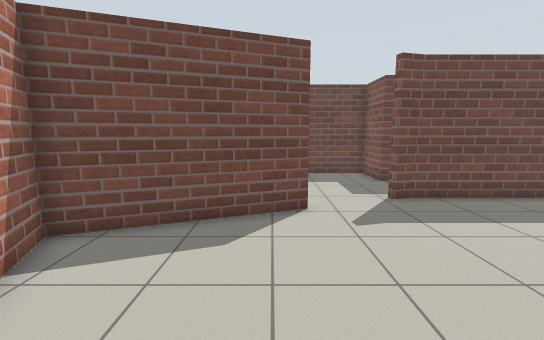
[1] (above)

23 first-person views from a walk through a Gazebo world. The camera is 1.2 m above the floor, tilts 8° down and sees 90° across. The floor is counted in squares, 0.5 m on a side. Each view is taken from the middle of a square. On the plan, view 1 faces up. The plan holds only what a view shows up to about 17 squares ahead; the rest is blank. The place goes on beyond the plan.

[2]
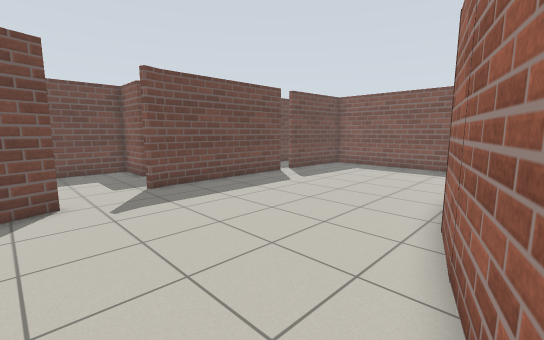

[3]
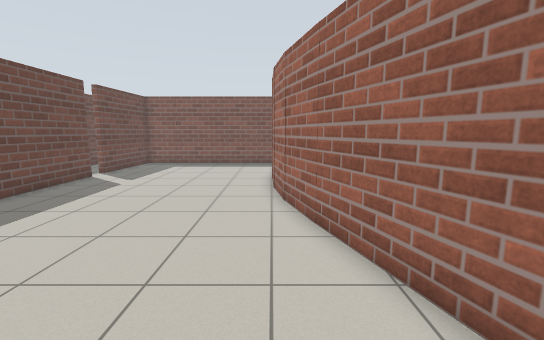

[4]
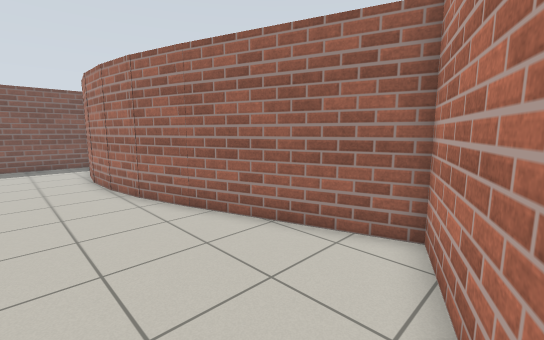

[5]
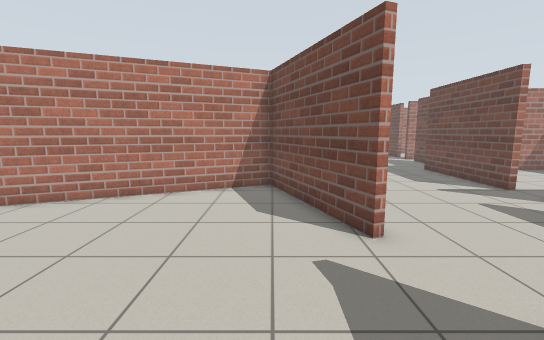

[6]
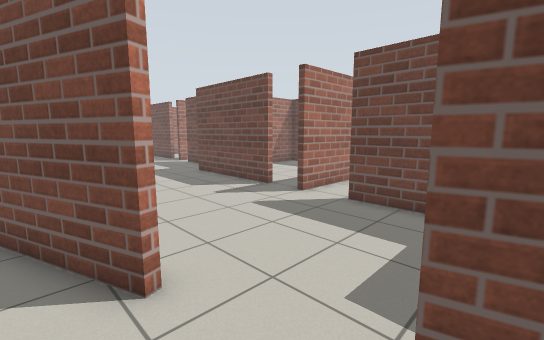

[7]
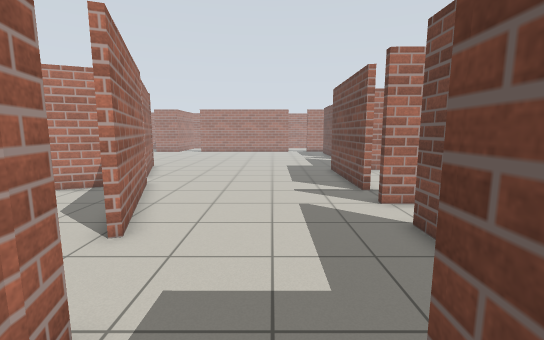

[8]
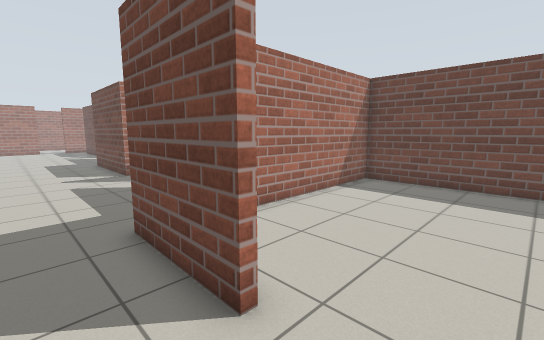

[9]
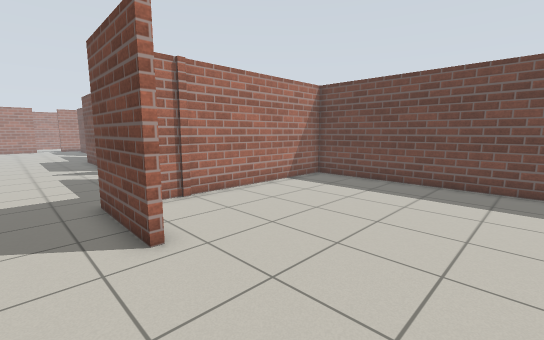

[10]
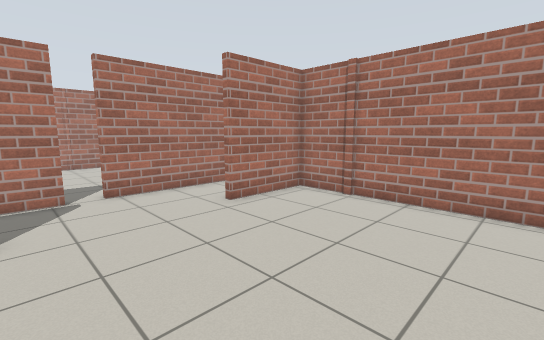

[11]
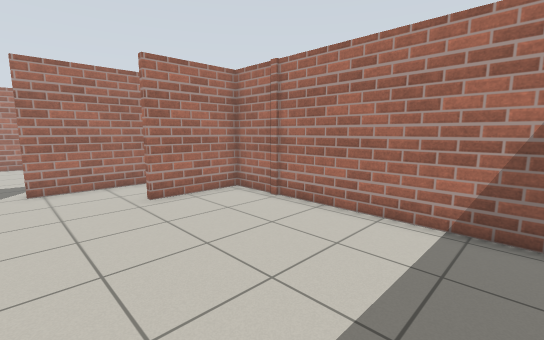

[12]
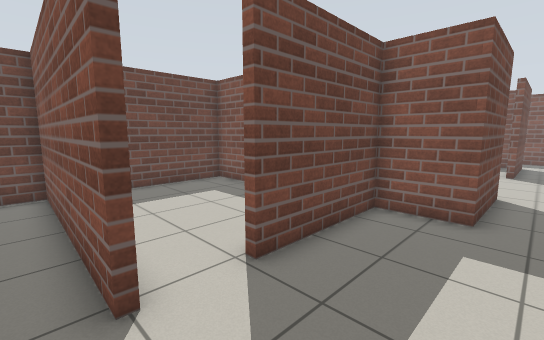

[13]
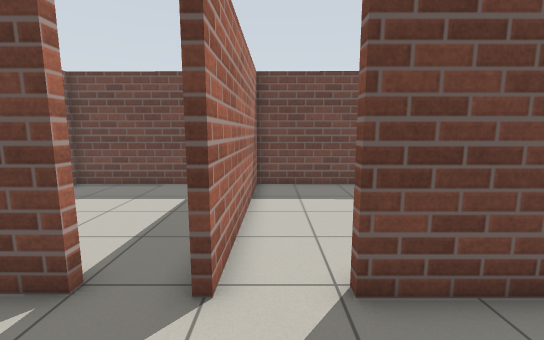

[14]
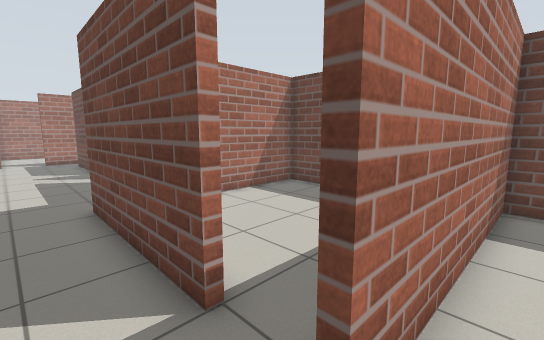

[15]
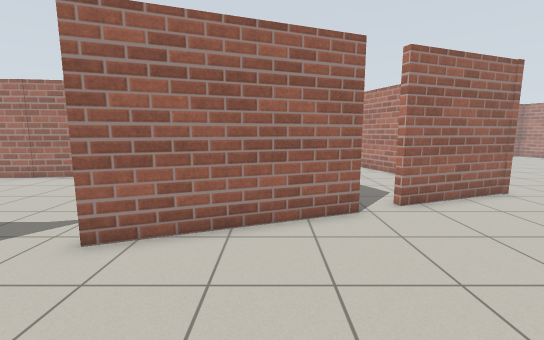

[16]
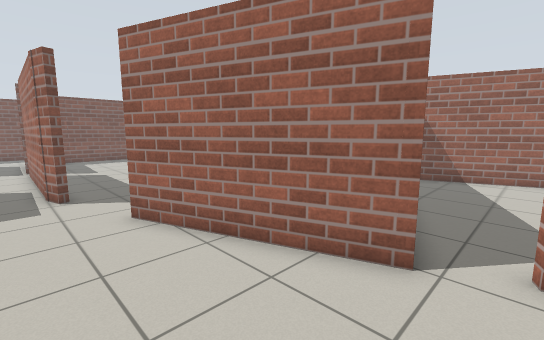

[17]
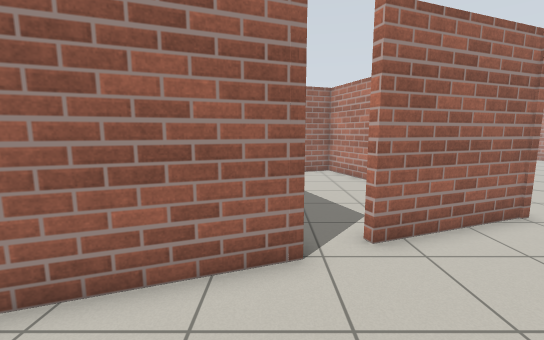

[18]
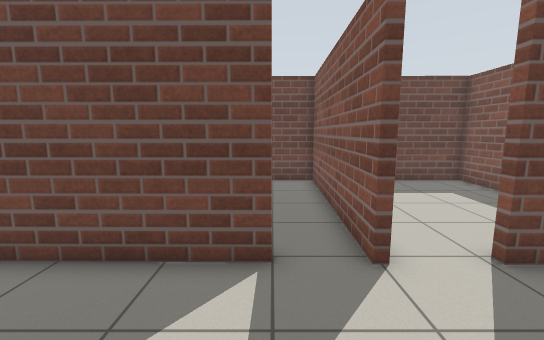

[19]
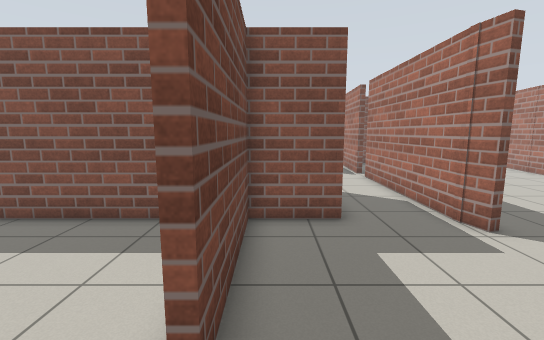

[20]
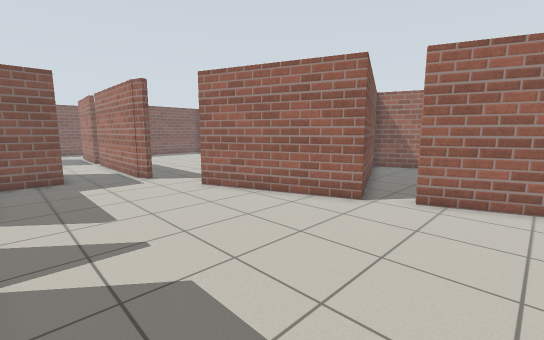

[21]
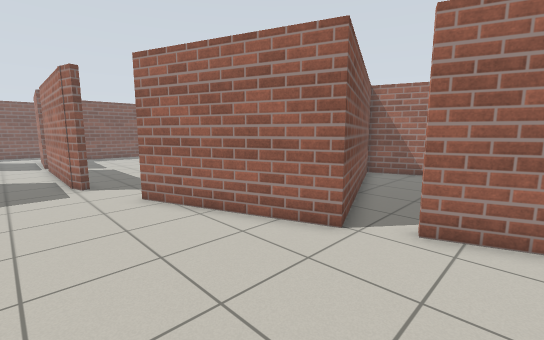

[22]
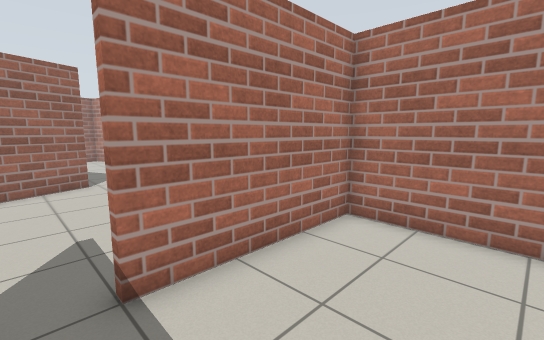

[23]
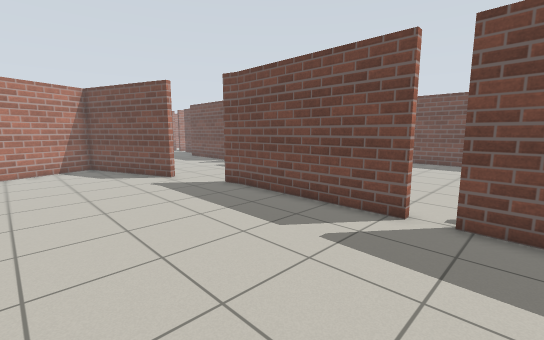

### Floor plan
Points are (right, up) in squares from view 1. A wall is a line through its corners. A room is listed if a view was taken in it or the views show most of it. See-through windows are left out.
Room 1 (views 1, 2, 3, 4, 5, 6, 23)
walls: (7.3, -0.4) (9.9, 0); (9.5, -0.1) (12.2, 0); (5.2, 9.7) (4.3, 9.5); (1.1, 8.3) (-5.2, 6) (-1.4, -3.2) (7.6, -0.3); (11.7, 0) (15.4, -0.5); (12.5, 10) (12.5, 9.7) (5.1, 9.7); (15.2, 9.7) (13.6, 9.7)
ways out: opening at (2.5, 9.5) to room 2; opening at (14, 10) to room 3
Room 2 (views 7, 12, 13, 14, 15, 16, 17, 18, 19, 20, 21)
walls: (-3.9, 15.7) (-10.4, 15.8); (-1.9, 15.7) (-2.2, 15.7); (-5.6, 6.1) (1, 8.6) (1.1, 8.3); (4.3, 9.5) (4.3, 9.8) (5.3, 10); (4.9, 10) (10.5, 10); (-10.6, 4.3) (-7.2, 5.5) (-7, 5.1); (9.4, 13) (5.3, 13.1) (5.3, 15.6) (0.1, 15.7)
ways out: opening at (2.5, 9.5) to room 1; opening at (9.5, 11.5) to room 3; opening at (-3.5, 16) to room 4; gap at (-7, 5) to room 5; opening at (-0.5, 16) to room 6
Room 3 (views 8, 9, 10, 11)
walls: (10.5, 10) (12.5, 10); (13.6, 10) (15.2, 10); (15.3, 24.2) (5.6, 24.3) (5.6, 13.4) (9.4, 13.3) (9.4, 13)
ways out: opening at (14, 10) to room 1; opening at (9.5, 11.5) to room 2
Room 4 (view 22)
walls: (-2.2, 15.7) (-2, 24.3) (-10, 24.3) (-10, 16.1) (-3.9, 16)
ways out: opening at (-3.5, 16) to room 2
Room 5 (no view inside)
walls: (-10.1, -1.5) (-8.6, -5.8) (-7, -5.2); (-7.2, -5.2) (-1.7, -3.3) (-5.6, 6.1)
ways out: gap at (-7, 5) to room 2
Room 6 (no view inside)
walls: (5.3, 18) (5.3, 24.3) (-1.7, 24.3) (-1.9, 15.7)
ways out: opening at (-0.5, 16) to room 2

Positions as (right, up) in squares from view 1, and headings:
1: (0, 0), facing up
2: (0, -2), facing up-right
3: (-2, 0), facing right
4: (-3, 3), facing down-right
5: (7, 6), facing left
6: (5, 7), facing up-left
7: (7, 12), facing left
8: (12, 11), facing up-left
9: (15, 11), facing up-left
10: (15, 21), facing down-left
11: (13, 23), facing down-left
12: (-3, 12), facing up-right
13: (-1, 12), facing up
14: (-1, 14), facing up-left
15: (-3, 14), facing down
16: (-7, 11), facing down-right
17: (-5, 11), facing down
18: (-4, 11), facing up
19: (-2, 15), facing right
20: (-10, 15), facing down-right
21: (-9, 12), facing down-right
22: (-3, 20), facing down-left
23: (15, 2), facing up-left
